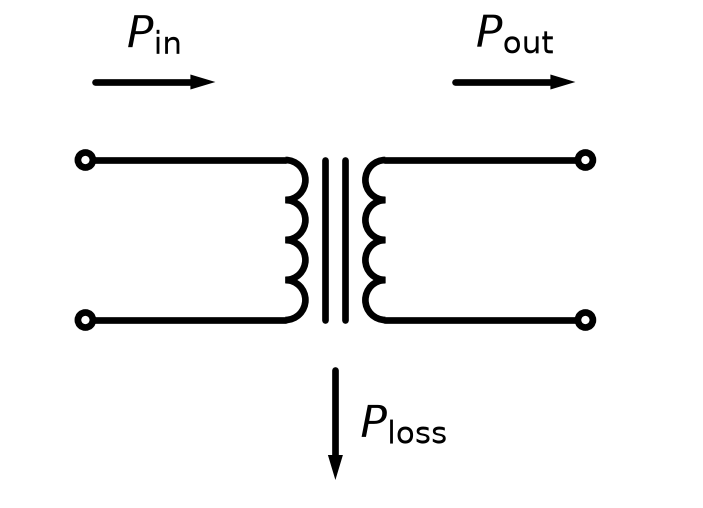

The Python source for this figure:
"""Draw 1.2_circuit_en.png: the transformer of 1.2_circuit.png, with English labels.

Usage: python3 1.2_circuit_en.py (requires matplotlib and schemdraw). The image is written next
to this script. The drawing matches 1.2_circuit.png, which has no script of its own, to within a
few pixels; draw() takes the labels, so the Swedish ones (P_ut, P_förl) give that figure back.
"""
from pathlib import Path

import matplotlib

matplotlib.use("Agg")
import schemdraw
import schemdraw.elements as elm

OUT = Path(__file__).with_suffix(".png")
LABELS = {"in": r"$P_\mathrm{in}$", "out": r"$P_\mathrm{out}$", "loss": r"$P_\mathrm{loss}$"}


def draw(labels, out):
    """Draw the transformer with the power flowing in, out and lost, and save it as out."""
    with schemdraw.Drawing(show=False) as d:
        d.config(fontsize=16, lw=2.4)
        t = elm.Transformer(t1=4, t2=4, core=True)
        # Each winding's two leads, ending in terminals.
        for anchor, dx in ((t.p1, -2), (t.p2, -2), (t.s1, 2), (t.s2, 2)):
            elm.Line().at(anchor).to((anchor.x + dx, anchor.y))
            elm.Dot(open=True)
        core = (t.p1.x + t.s1.x) / 2
        top = t.p1.y + 0.78
        elm.Arrow().at((core - 2.40, top)).right().length(1.2).label(labels["in"])
        elm.Arrow().at((core + 1.20, top)).right().length(1.2).label(labels["out"])
        elm.Arrow().at((core, t.p2.y - 0.5)).down().length(1.10).label(labels["loss"], loc="bot")
    d.save(str(out), dpi=200)


if __name__ == "__main__":
    draw(LABELS, OUT)
